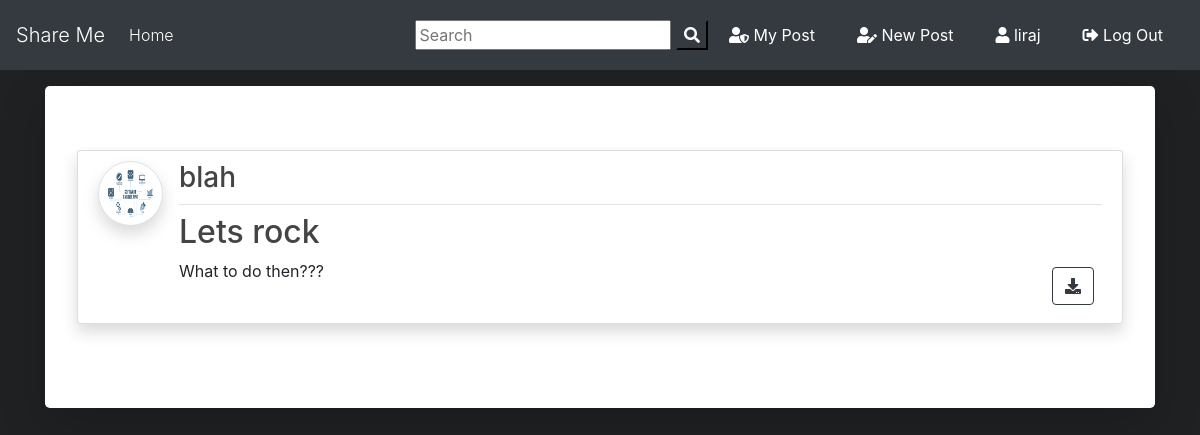
Screenshot of /share_me (signed in) with the database file from the repository.
### files_share/models.py (models this page shows, shortened)
class Post(models.Model):
	title = models.CharField(max_length=100)
	file = models.FileField(null=True,blank=True,upload_to='Files')
	content = models.TextField()
	date_posted = models.DateTimeField(default=timezone.now)
	author = models.ForeignKey(User, on_delete=models.CASCADE)

### users/models.py (models this page shows, shortened)
class Profile(models.Model):
    user = models.OneToOneField(User, on_delete=models.CASCADE)
    image = models.ImageField(default='default.png', upload_to='profile_pics')

### files_share/views.py (the view)
# urls.py: path('share_me', PostListView.as_view(), name='blog-home'),
class PostListView(ListView):
    model = Post
    template_name = 'blog/home.html'  # <app>/<model>_<viewtype>.html
    context_object_name = 'posts'
    ordering = ['-date_posted']
    paginate_by = 2

### files_share/templates/blog/home.html (shortened to what this page needs)
{% extends "blog/base.html" %}
{% block content %}
    {% for post in posts %}
      <div class="jumbotron mt-3 bg-white shadow-lg">
      <article class="media content-section shadow">
        <a href="{{ post.author.profile.image.url }} " target="_blank"> <img src="{{ post.author.profile.image.url }}  " alt="" class="article-img rounded-circle img-thumbnail img-fluid shadow">
        </a>
        <div class="media-body">
          <div class="article-metadata d-flex justify-content-between">
            <a class="mr-2 " href="{% url 'user-posts' post.author.username  %}"><h3>{{ post.author }}</h3></a>
          </div>
          <h2><a class="article-title text-justify " href="{% url 'post-detail' post.id %}">{{ post.title }}</a></h2>
          <div class="d-flex justify-content-between">
            <p class="article-content text-justify text-truncate overflow-hidden">{{ post.content }}</p>
            {% if post.file %}
          <div class="form-group mt-0 pt-0  m-2">
            <a class="btn btn-outline-dark  btn-d "  href="{{ post.file.url }}"  download type="submit"><i class="fas fa-download"></i></a>
          </div>
          {% endif %}
          </div>
        </div>
      </article>
      </div>
    {% endfor %}
{% endblock content %}

### files_share/templates/blog/base.html (shortened to what this page needs)
{% load static %}
<!doctype html>
<html lang="en">
  <head>
    <link rel="stylesheet" href="https://stackpath.bootstrapcdn.com/bootstrap/4.3.1/css/bootstrap.min.css">
    <link rel="stylesheet" href="https://use.fontawesome.com/releases/v5.8.1/css/all.css" >
    <link rel="stylesheet" href="{% static 'blog/main.css' %}">
</head>
  <body>
        <nav class="navbar navbar-expand-lg navbar-dark bg-dark">
                <a class="navbar-brand  display-1" href="{% url 'main_home' %}">Share Me</a>
                <div class="collapse navbar-collapse" id="navbarSupportedContent">
                  <ul class="navbar-nav mr-auto">
                    <li class="nav-item active">
                      <a class="nav-link font-weight-light" href="{% url 'blog-home' %}">Home <span class="sr-only">(current)</span></a>
                    </li>
                  </ul>
                  <form id="searchform" action="{% url 'search' %}" method="get">
                    <input type="text" name="q" type="text" value="{{ request.GET.q }}" placeholder="Search" />
                    <button type="button" onclick="searchform.submit()" class=" text-white my-color btn-dark"><i class="fa fa-search"></i></button>
                  </form>
                    {% if user.is_authenticated %}
                    <a href="{% url 'user-posts' user %}" class="btn text-white m-2"><i class="fas fa-user-shield"></i> My Post</a>
                    <a href="{% url 'post-create' %} " class="btn text-white m-2"><i class="fas fa-user-edit"></i> New Post</a>
                    <a href="{% url 'profile' %} " class="btn text-white m-2"><i class="fas fa-user"></i> {{ user.username }}</a>
                    <a href="{% url 'logout' %} " class="btn text-white m-2"><i class="fas fa-sign-out-alt"></i> Log Out</a>
                    {% else %}
                    <a href="{% url 'login' %} " class="btn text-white m-2"><i class="fas fa-user-tie"></i> Login</a>
                    <a href="{% url 'register' %} " class="btn text-white m-2"> <i class="fas fa-sign-in-alt"></i> Sign Up</a>
                    {% endif %}
                </div>
              </nav>
      <div class="container my-bg">
    {% block content %}
    {% endblock  %}
</div>
  </body>
</html>

### files_share/static/blog/main.css (style rules this page uses)
body { background: #fafafa; background-color: hsl(220, 5%, 13%); margin-top: 0; }
h1, h2, h3, h4, h5, h6 { color: #444444; }
ul { margin: 0; }
.content-section { background: #ffffff; padding: 10px 20px; border: 1px solid #dddddd; border-radius: 3px; margin-bottom: 20px; width: 100%; }
.article-title { color: #444444; }
.article-content { white-space: pre-line; }
.article-img { height: 65px; width: 65px; margin-right: 16px; }
.article-metadata { padding-bottom: 1px; margin-bottom: 4px; border-bottom: 1px solid #e3e3e3 }

### rows the page displays
Post: author.profile.image (placeholder picture), author "blah", title "Lets rock", content "What to do then???"

### other values shown
{{ user.username }} "liraj"
